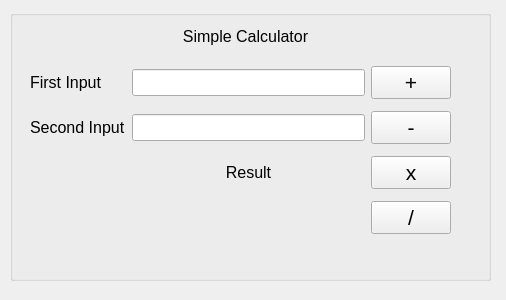
<?xml version="1.0" encoding="UTF-8"?>
<ui version="4.0">
 <class>Form</class>
 <widget class="QWidget" name="Form">
  <property name="geometry">
   <rect>
    <x>0</x>
    <y>0</y>
    <width>506</width>
    <height>300</height>
   </rect>
  </property>
  <property name="windowTitle">
   <string>Simple Calculator</string>
  </property>
  <widget class="QGroupBox" name="groupBox">
   <property name="geometry">
    <rect>
     <x>10</x>
     <y>10</y>
     <width>481</width>
     <height>271</height>
    </rect>
   </property>
   <property name="title">
    <string/>
   </property>
   <widget class="QLabel" name="label_4">
    <property name="geometry">
     <rect>
      <x>140</x>
      <y>10</y>
      <width>191</width>
      <height>33</height>
     </rect>
    </property>
    <property name="font">
     <font>
      <pointsize>12</pointsize>
     </font>
    </property>
    <property name="text">
     <string>Simple Calculator</string>
    </property>
    <property name="alignment">
     <set>Qt::AlignCenter</set>
    </property>
   </widget>
   <widget class="QWidget" name="">
    <property name="geometry">
     <rect>
      <x>20</x>
      <y>50</y>
      <width>421</width>
      <height>184</height>
     </rect>
    </property>
    <layout class="QGridLayout" name="gridLayout">
     <item row="0" column="0">
      <widget class="QLabel" name="label">
       <property name="font">
        <font>
         <pointsize>12</pointsize>
        </font>
       </property>
       <property name="text">
        <string>First Input</string>
       </property>
      </widget>
     </item>
     <item row="0" column="1">
      <widget class="QLineEdit" name="lineEdit">
       <property name="font">
        <font>
         <pointsize>12</pointsize>
        </font>
       </property>
      </widget>
     </item>
     <item row="0" column="2">
      <widget class="QPushButton" name="pushButton">
       <property name="font">
        <font>
         <pointsize>16</pointsize>
        </font>
       </property>
       <property name="text">
        <string>+</string>
       </property>
      </widget>
     </item>
     <item row="1" column="0">
      <widget class="QLabel" name="label_2">
       <property name="font">
        <font>
         <pointsize>12</pointsize>
        </font>
       </property>
       <property name="text">
        <string>Second Input</string>
       </property>
      </widget>
     </item>
     <item row="1" column="1">
      <widget class="QLineEdit" name="lineEdit_2">
       <property name="font">
        <font>
         <pointsize>12</pointsize>
        </font>
       </property>
      </widget>
     </item>
     <item row="1" column="2">
      <widget class="QPushButton" name="pushButton_4">
       <property name="font">
        <font>
         <pointsize>16</pointsize>
        </font>
       </property>
       <property name="text">
        <string>-</string>
       </property>
      </widget>
     </item>
     <item row="2" column="1">
      <widget class="QLabel" name="label_3">
       <property name="font">
        <font>
         <pointsize>12</pointsize>
        </font>
       </property>
       <property name="text">
        <string>Result</string>
       </property>
       <property name="alignment">
        <set>Qt::AlignCenter</set>
       </property>
      </widget>
     </item>
     <item row="2" column="2">
      <widget class="QPushButton" name="pushButton_3">
       <property name="font">
        <font>
         <pointsize>16</pointsize>
        </font>
       </property>
       <property name="text">
        <string>x</string>
       </property>
      </widget>
     </item>
     <item row="3" column="2">
      <widget class="QPushButton" name="pushButton_2">
       <property name="font">
        <font>
         <pointsize>16</pointsize>
        </font>
       </property>
       <property name="text">
        <string>/</string>
       </property>
      </widget>
     </item>
    </layout>
   </widget>
  </widget>
  <zorder>groupBox</zorder>
  <zorder>lineEdit</zorder>
  <zorder>lineEdit_2</zorder>
  <zorder>label</zorder>
  <zorder>label_2</zorder>
  <zorder>pushButton</zorder>
  <zorder>pushButton_2</zorder>
  <zorder>pushButton_3</zorder>
  <zorder>pushButton_4</zorder>
  <zorder>label_3</zorder>
 </widget>
 <resources/>
 <connections/>
</ui>
